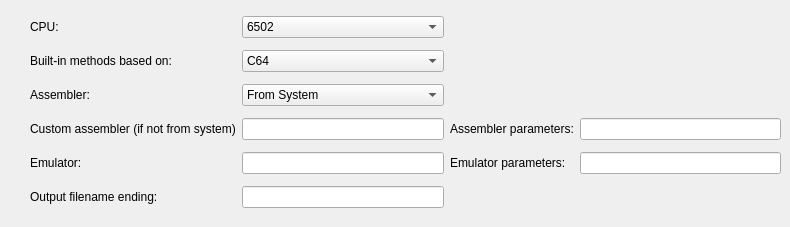
                  <widget class="QWidget" name="tab_13">
                   <attribute name="title">
                    <string>Custom</string>
                   </attribute>
                   <widget class="QWidget" name="gridLayoutWidget_8">
                    <property name="geometry">
                     <rect>
                      <x>30</x>
                      <y>10</y>
                      <width>751</width>
                      <height>208</height>
                     </rect>
                    </property>
                    <layout class="QGridLayout" name="gridLayout_18">
                     <item row="0" column="0">
                      <widget class="QLabel" name="label_36">
                       <property name="text">
                        <string>CPU:</string>
                       </property>
                      </widget>
                     </item>
                     <item row="2" column="1">
                      <widget class="QComboBox" name="cmbCustomAssembler">
                       <item>
                        <property name="text">
                         <string>From System</string>
                        </property>
                       </item>
                       <item>
                        <property name="text">
                         <string>Custom</string>
                        </property>
                       </item>
                      </widget>
                     </item>
                     <item row="4" column="0">
                      <widget class="QLabel" name="label_41">
                       <property name="text">
                        <string>Emulator:</string>
                       </property>
                      </widget>
                     </item>
                     <item row="1" column="0">
                      <widget class="QLabel" name="label_37">
                       <property name="text">
                        <string>Built-in methods based on:</string>
                       </property>
                      </widget>
                     </item>
                     <item row="1" column="1">
                      <widget class="QComboBox" name="cmbCustomMethods">
                       <item>
                        <property name="text">
                         <string>C64</string>
                        </property>
                       </item>
                       <item>
                        <property name="text">
                         <string>VIC20</string>
                        </property>
                       </item>
                       <item>
                        <property name="text">
                         <string>SNES</string>
                        </property>
                       </item>
                       <item>
                        <property name="text">
                         <string>NES</string>
                        </property>
                       </item>
                       <item>
                        <property name="text">
                         <string>GAMEBOY</string>
                        </property>
                       </item>
                       <item>
                        <property name="text">
                         <string>AMSTRADCPC</string>
                        </property>
                       </item>
                       <item>
                        <property name="text">
                         <string>MEGA65</string>
                        </property>
                       </item>
                       <item>
                        <property name="text">
                         <string>OK64</string>
                        </property>
                       </item>
                       <item>
                        <property name="text">
                         <string>PET</string>
                        </property>
                       </item>
                       <item>
                        <property name="text">
                         <string>X16</string>
                        </property>
                       </item>
                       <item>
                        <property name="text">
                         <string>ATARI512ST</string>
                        </property>
                       </item>
                       <item>
                        <property name="text">
                         <string>AMIGA</string>
                        </property>
                       </item>
                       <item>
                        <property name="text">
                         <string>X86</string>
                        </property>
                       </item>
                       <item>
                        <property name="text">
                         <string>BBCM</string>
                        </property>
                       </item>
                       <item>
                        <property name="text">
                         <string>ATARI2600</string>
                        </property>
                       </item>
                      </widget>
                     </item>
                     <item row="3" column="3">
                      <widget class="QLineEdit" name="leCustomAssemblerParameters"/>
                     </item>
                     <item row="4" column="2">
                      <widget class="QLabel" name="label_42">
                       <property name="text">
                        <string>Emulator parameters:</string>
                       </property>
                      </widget>
                     </item>
                     <item row="3" column="2">
                      <widget class="QLabel" name="label_40">
                       <property name="text">
                        <string>Assembler parameters:</string>
                       </property>
                      </widget>
                     </item>
                     <item row="3" column="1">
                      <widget class="QLineEdit" name="leCustomAssembler"/>
                     </item>
                     <item row="4" column="3">
                      <widget class="QLineEdit" name="leCustomEmulatorParameters"/>
                     </item>
                     <item row="3" column="0">
                      <widget class="QLabel" name="label_39">
                       <property name="text">
                        <string>Custom assembler (if not from system)</string>
                       </property>
                      </widget>
                     </item>
                     <item row="0" column="1">
                      <widget class="QComboBox" name="cmbCustomCPU">
                       <item>
                        <property name="text">
                         <string>6502</string>
                        </property>
                       </item>
                       <item>
                        <property name="text">
                         <string>65C816</string>
                        </property>
                       </item>
                       <item>
                        <property name="text">
                         <string>65C02</string>
                        </property>
                       </item>
                       <item>
                        <property name="text">
                         <string>Z80</string>
                        </property>
                       </item>
                       <item>
                        <property name="text">
                         <string>GBZ80</string>
                        </property>
                       </item>
                       <item>
                        <property name="text">
                         <string>X86</string>
                        </property>
                       </item>
                       <item>
                        <property name="text">
                         <string>M68000</string>
                        </property>
                       </item>
                      </widget>
                     </item>
                     <item row="2" column="0">
                      <widget class="QLabel" name="label_38">
                       <property name="text">
                        <string>Assembler:</string>
                       </property>
                      </widget>
                     </item>
                     <item row="4" column="1">
                      <widget class="QLineEdit" name="leCustomEmulator"/>
                     </item>
                     <item row="5" column="0">
                      <widget class="QLabel" name="label_43">
                       <property name="text">
                        <string>Output filename ending:</string>
                       </property>
                      </widget>
                     </item>
                     <item row="5" column="1">
                      <widget class="QLineEdit" name="leCustomEnding"/>
                     </item>
                    </layout>
                   </widget>
                  </widget>
